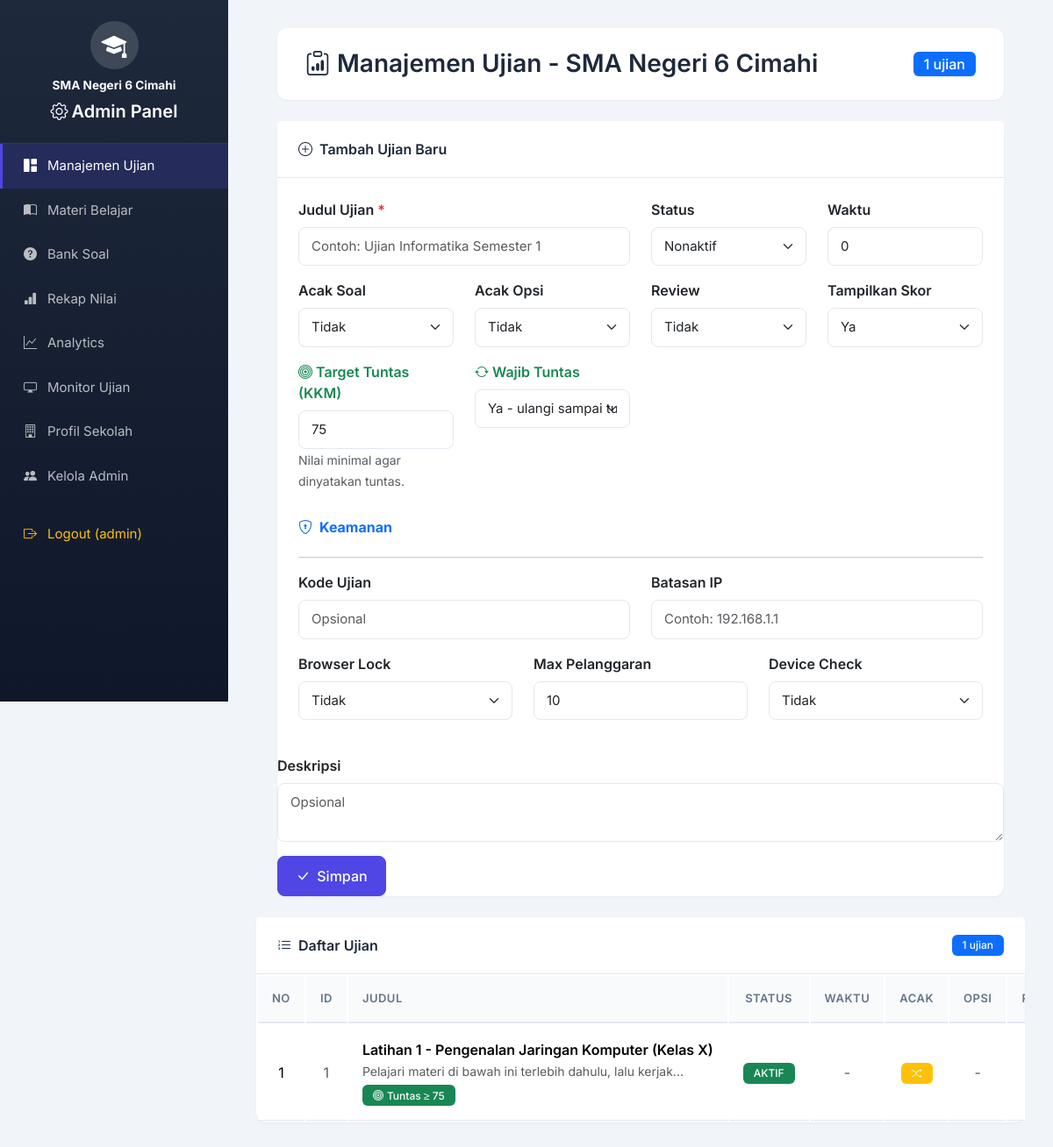
/admin/index.php (signed in), run on the app's committed database.
### tables this page shows
CREATE TABLE `konfigurasi_sekolah` (
  `id` int NOT NULL AUTO_INCREMENT,
  `nama_sekolah` varchar(255) NOT NULL DEFAULT 'SMA Negeri 6 Cimahi',
  `logo` varchar(255) DEFAULT NULL,
  `warna_primer` varchar(20) DEFAULT '#667eea',
  `warna_sekunder` varchar(20) DEFAULT '#764ba2',
  `tampilkan_riwayat` enum('ya','tidak') DEFAULT 'ya',
  `created_at` timestamp NULL DEFAULT CURRENT_TIMESTAMP,
  `updated_at` timestamp NULL DEFAULT CURRENT_TIMESTAMP ON UPDATE CURRENT_TIMESTAMP,
  PRIMARY KEY (`id`)
);

CREATE TABLE `ujian` (
  `id` int NOT NULL AUTO_INCREMENT,
  `judul_ujian` varchar(255) NOT NULL,
  `deskripsi` text,
  `status` enum('aktif','nonaktif') DEFAULT 'nonaktif',
  `tgl_dibuat` datetime DEFAULT CURRENT_TIMESTAMP,
  `updated_at` timestamp NULL DEFAULT CURRENT_TIMESTAMP ON UPDATE CURRENT_TIMESTAMP,
  `kode_ujian` varchar(20) DEFAULT NULL,
  `allow_ip` text,
  `enable_browser_lock` enum('ya','tidak') DEFAULT 'tidak',
  `max_violations` int DEFAULT '10',
  `enable_device_check` enum('ya','tidak') DEFAULT 'tidak',
  `waktu_tersedia` int DEFAULT '0',
  `acak_soal` enum('ya','tidak') DEFAULT 'tidak',
  `acak_opsi` enum('ya','tidak') DEFAULT 'tidak',
  `tampilkan_review` enum('ya','tidak') DEFAULT 'tidak',
  `tampilkan_skor` enum('ya','tidak') DEFAULT 'ya',
  `target_nilai` decimal(5,2) NOT NULL DEFAULT '75.00',
  `wajib_tuntas` enum('ya','tidak') NOT NULL DEFAULT 'ya',
  PRIMARY KEY (`id`),
  KEY `idx_ujian_status` (`status`,`tgl_dibuat` DESC)
);

### admin/index.php (the view, shortened to what the rows shown need)
<?php
require_once '../config/database.php';
require_once '../config/init_sekolah.php';
$sekolah = getKonfigurasiSekolah($conn);
$has_new_columns = false;
$has_acak_opsi = false;
$has_wajib_tuntas = false;
try {
    $result_cols = $conn->query("SHOW COLUMNS FROM ujian LIKE 'acak_soal'");
    if ($result_cols && $result_cols->num_rows > 0) {
        $row = $result_cols->fetch_assoc();
        $col_type = strtolower($row['Type'] ?? '');
        if (strpos($col_type, 'varchar') !== false || strpos($col_type, 'enum') !== false) {
            $has_new_columns = true;
        }
    }
    $result_cols3 = $conn->query("SHOW COLUMNS FROM ujian LIKE 'acak_opsi'");
    if ($result_cols3 && $result_cols3->num_rows > 0) {
        $has_acak_opsi = true;
    }
    $result_cols12 = $conn->query("SHOW COLUMNS FROM ujian LIKE 'wajib_tuntas'");
    if ($result_cols12 && $result_cols12->num_rows > 0) {
        $has_wajib_tuntas = true;
    }
} catch (Exception $e) {
    $has_new_columns = false;
    $has_tampilkan_skor = false;
    $has_acak_opsi = false;
    $has_tampilkan_review = false;
    $has_kode_ujian = false;
    $has_allow_ip = false;
    $has_browser_lock = false;
    $has_device_check = false;
    $has_timer_per_soal = false;
    $has_show_timer_per_soal = false;
    $has_target_nilai = false;
    $has_wajib_tuntas = false;
}
$result = $conn->query("SELECT * FROM ujian ORDER BY tgl_dibuat DESC");
?>
<!DOCTYPE html>
<html lang="id">
<head>
    <link href="../vendor/bootstrap/bootstrap.min.css" rel="stylesheet">
    <link rel="stylesheet" href="../vendor/bootstrap-icons/bootstrap-icons.min.css">
    <link href="../vendor/fonts/inter.css" rel="stylesheet">
</head>
<body>
    <div class="sidebar">
        <div class="sidebar-brand text-center">
            <div class="school-logo mb-2">
                <?php if ($sekolah['logo'] && file_exists('../uploads/' . $sekolah['logo'])): ?>
                    <img src="../uploads/<?= $sekolah['logo'] ?>" alt="Logo" style="width: 100%; height: 100%; object-fit: contain; border-radius: 50%;">
                <?php else: ?>
                    <i class="bi bi-mortarboard-fill" style="font-size: 1.8rem;"></i>
                <?php endif; ?>
            </div>
            <div class="text-white fw-bold" style="font-size: 0.85rem;"><?= htmlspecialchars($sekolah['nama_sekolah']) ?></div>
            <h5 class="mt-2"><i class="bi bi-gear me-1"></i>Admin Panel</h5>
        </div>
    </div>
    <div class="main-content">
        <div class="card animate-fade-in">
            <div class="card-body p-0">
                <?php if ($result->num_rows > 0): ?>
                <div class="table-scroll">
                    <table class="table table-hover mb-0">
                        <thead>
                            <tr>
                                <th class="text-center">No</th>
                                <th class="text-center">ID</th>
                                <th>Judul</th>
                                <th class="text-center">Status</th>
                                <?php if ($has_new_columns): ?>
                                <th class="text-center">Waktu</th>
                                <th class="text-center">Acak</th>
                                <?php if ($has_acak_opsi): ?>
                                <th class="text-center">Opsi</th>
                                <?php endif; ?>
                                <th class="text-center">Review</th>
                                <?php endif; ?>
                            </tr>
                        </thead>
                        <tbody>
                            <?php $no = 1; while ($row = $result->fetch_assoc()): ?>
                            <tr>
                                <td class="text-center"><?= $no++ ?></td>
                                <td class="text-center text-muted"><?= $row['id'] ?></td>
                                <td>
                                    <div class="fw-semibold"><?= htmlspecialchars($row['judul_ujian']) ?></div>
                                    <small class="text-muted"><?= htmlspecialchars(mb_strimwidth($row['deskripsi'] ?? '', 0, 60, '...')) ?></small>
                                    <?php if ($has_wajib_tuntas && ($row['wajib_tuntas'] ?? 'ya') === 'ya'): ?>
                                    <div><span class="badge bg-success mt-1"><i class="bi bi-bullseye me-1"></i>Tuntas &ge; <?= number_format((float)($row['target_nilai'] ?? 75), 0) ?></span></div>
                                    <?php endif; ?>
                                </td>
                                <td class="text-center">
                                    <span class="badge bg-<?= $row['status'] === 'aktif' ? 'success' : 'secondary' ?>">
                                        <?= strtoupper($row['status']) ?>
                                    </span>
                                </td>
<?php if ($has_new_columns): ?>
                                <td class="text-center">
                                    <?php if (($row['waktu_tersedia'] ?? 0) > 0): ?>
                                    <span class="badge bg-info"><?= $row['waktu_tersedia'] ?> mnt</span>
                                    <?php else: ?>
                                    <span class="text-muted">-</span>
                                    <?php endif; ?>
                                </td>
                                <td class="text-center">
                                    <?php if (($row['acak_soal'] ?? 'tidak') === 'ya'): ?>
                                    <span class="badge bg-warning"><i class="bi bi-shuffle"></i></span>
                                    <?php else: ?>
                                    <span class="text-muted">-</span>
                                    <?php endif; ?>
                                </td>
                                <?php if ($has_acak_opsi): ?>
                                <td class="text-center">
                                    <?php if (($row['acak_opsi'] ?? 'tidak') === 'ya'): ?>
                                    <span class="badge bg-info"><i class="bi bi-shuffle"></i></span>
                                    <?php else: ?>
                                    <span class="text-muted">-</span>
                                    <?php endif; ?>
                                </td>
                                <?php endif; ?>
                                <td class="text-center">
                                </td>
                                <?php endif; ?>
                            </tr>
                            <?php endwhile; ?>
                        </tbody>
                    </table>
                </div>
                <?php endif; ?>
            </div>
        </div>
        </div>
</body>
</html>

### data on the page
konfigurasi_sekolah: nama_sekolah "SMA Negeri 6 Cimahi"
ujian: id "1", judul_ujian "Latihan 1 - Pengenalan Jaringan Komputer (Kelas X)", deskripsi "Pelajari materi di bawah ini terlebih dahulu, lalu kerjak...", target_nilai "75", status "AKTIF", acak_soal "ya" (drawn)

### other printed values
$_SESSION['admin_username'] "admin"
$result->num_rows "1"
